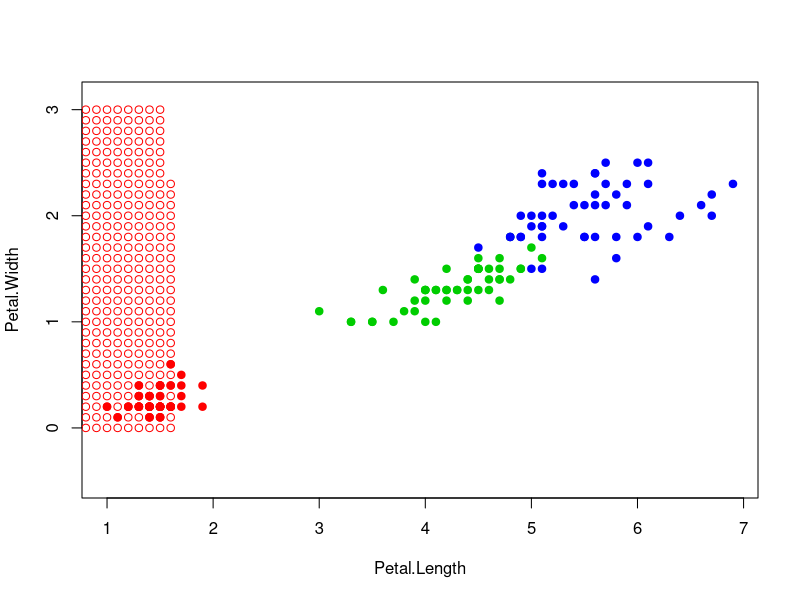

The R script that drew this image: (Note: a time limit stopped this script after it produced the figure.)
colors <- c("setosa" = "red", "versicolor" = "green3", "virginica" = "blue") 
plot(iris[, 3:4], pch = 21, bg = colors[iris$Species], col = colors[iris$Species], asp = 1 ) 

euclideanDistance <- function(u, v)
{     
	sqrt(sum((u - v)^2)) 
}

xl<-(iris[,3:5])
OY<-c(seq(from=0.0, to=3.0, by=0.1))
OX<-c(seq(from=0.0, to=7.0, by=0.1))

sortObjectsByDist <- function(xl, point, metricFunction = euclideanDistance)

{
     l <- dim(xl)[1]    
	 n <- dim(xl)[2] - 1 
	 distances <- matrix(NA, l, 2) 
	      for (i in 1:l)  
		  {         
			distances[i, ] <- c(i, metricFunction(xl[i, 1:n], point))
		  }  
	 orderedXl <- xl[order(distances[, 2]), ]
}	

NN1 <- function(xl, point) {	  
	 orderedXl <- sortObjectsByDist(xl, point)     
	 n <- dim(orderedXl)[2] - 1 
	 class <- orderedXl[1, n + 1] 
	 return (class)
}

for(i in OX){
	for(j in OY){
	point<-c(i,j)
	class <- NN1(xl, point) 
	points(point[1], point[2], pch = 21, col = colors[class], asp = 1) }
}
